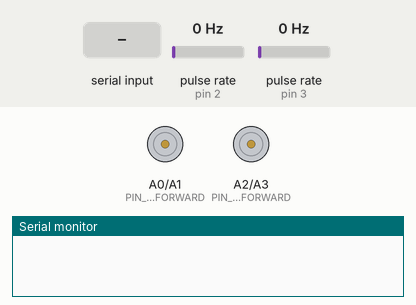
Bench run of a sketch on a simulated Arduino Uno, built with avr-gcc and run on an emulated ATmega328P. Shown: motor-driver pin pairs drawn as motors (green arrow = first pin HIGH = forward, orange = second pin HIGH = backward, longer = more drive, scaled by the enable pin), the last lines printed to the serial monitor. Wiring (inferred from the names in the program): 2 × pulse sensor: data pin 2 / data pin 3. Inputs (shaded band) come from the test bench; at power-on: pulse rate (sensors on pin 2, pin 3) 0 Hz.

Above: at 1.2 s.
1.3 s: "90,45\n" received over Serial
At 6.1 s:
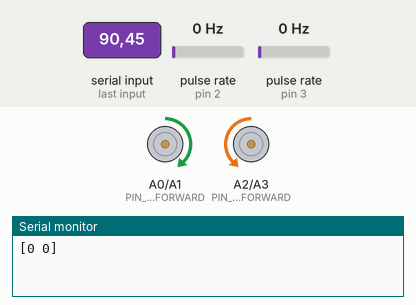
6.3 s: "200\n" received over Serial
At 9.1 s:
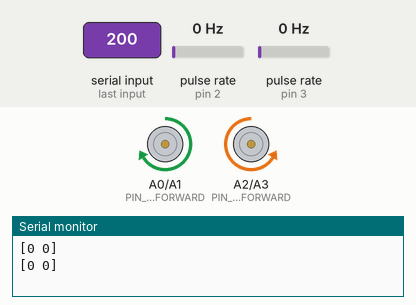
Timing chart, 0 to 13.3 s (numbered marks = the images above; inputs shaded):
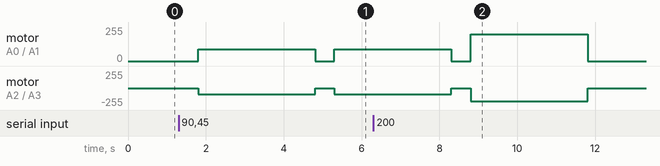

The sketch:

przyklad_robot.ino
```cpp
#define PIN_LEFT_MOTOR_SPEED 5
#define PIN_LEFT_MOTOR_FORWARD A0
#define PIN_LEFT_MOTOR_REVERSE A1
#define PIN_LEFT_ENCODER 2

#define PIN_RIGHT_MOTOR_SPEED 6
#define PIN_RIGHT_MOTOR_FORWARD A2
#define PIN_RIGHT_MOTOR_REVERSE A3
#define PIN_RIGHT_ENCODER 3

#define SERIAL_BAUD_RATE 9600

int left_encoder_count=0;
int right_encoder_count=0;

void left_encoder(){
  left_encoder_count++;
}

void right_encoder(){
  right_encoder_count++;
}

void setup() {
  Serial.begin(SERIAL_BAUD_RATE);

  pinMode(PIN_LEFT_MOTOR_SPEED, OUTPUT);
  analogWrite(PIN_LEFT_MOTOR_SPEED, 0);
  pinMode(PIN_LEFT_MOTOR_FORWARD, OUTPUT);
  pinMode(PIN_LEFT_MOTOR_REVERSE, OUTPUT);

  pinMode(PIN_RIGHT_MOTOR_SPEED, OUTPUT);
  analogWrite(PIN_RIGHT_MOTOR_SPEED, 0);
  pinMode(PIN_RIGHT_MOTOR_FORWARD, OUTPUT);
  pinMode(PIN_RIGHT_MOTOR_REVERSE, OUTPUT);

  attachInterrupt(digitalPinToInterrupt(PIN_LEFT_ENCODER), left_encoder, RISING);
  attachInterrupt(digitalPinToInterrupt(PIN_RIGHT_ENCODER), right_encoder, RISING);

}

void loop() {
  int speed = 0;
  while(Serial.available()<=0){
    // WAIT
  }
  speed = Serial.parseInt();
  delay(500);
  digitalWrite(PIN_LEFT_MOTOR_FORWARD, HIGH);
  digitalWrite(PIN_LEFT_MOTOR_REVERSE, LOW);
  analogWrite(PIN_LEFT_MOTOR_SPEED, speed);

  digitalWrite(PIN_RIGHT_MOTOR_FORWARD, LOW);
  digitalWrite(PIN_RIGHT_MOTOR_REVERSE, HIGH);
  analogWrite(PIN_RIGHT_MOTOR_SPEED, speed);
  delay(3000);

  digitalWrite(PIN_LEFT_MOTOR_FORWARD, LOW);
  digitalWrite(PIN_LEFT_MOTOR_REVERSE, LOW);
  analogWrite(PIN_LEFT_MOTOR_SPEED, 0);

  digitalWrite(PIN_RIGHT_MOTOR_FORWARD, LOW);
  digitalWrite(PIN_RIGHT_MOTOR_REVERSE, LOW);
  analogWrite(PIN_RIGHT_MOTOR_SPEED, 0);

  Serial.print("[");
  Serial.print(left_encoder_count,DEC);
  Serial.print(" ");
  Serial.print(right_encoder_count,DEC);
  Serial.println("]");

  left_encoder_count=0;
  right_encoder_count=0;
}
```

Measured:
- after the input at 1.3 s, motor on A0 (PIN_LEFT_MOTOR_FORWARD) / A1 (PIN_LEFT_MOTOR_REVERSE): stopped → forward 90/255 after 0.50 s, → stopped 3.0 s later, → forward 90/255 0.50 s later; motor on A2 (PIN_RIGHT_MOTOR_FORWARD) / A3 (PIN_RIGHT_MOTOR_REVERSE): stopped → backward 90/255 after 0.50 s, → stopped 3.0 s later, → backward 90/255 0.50 s later
